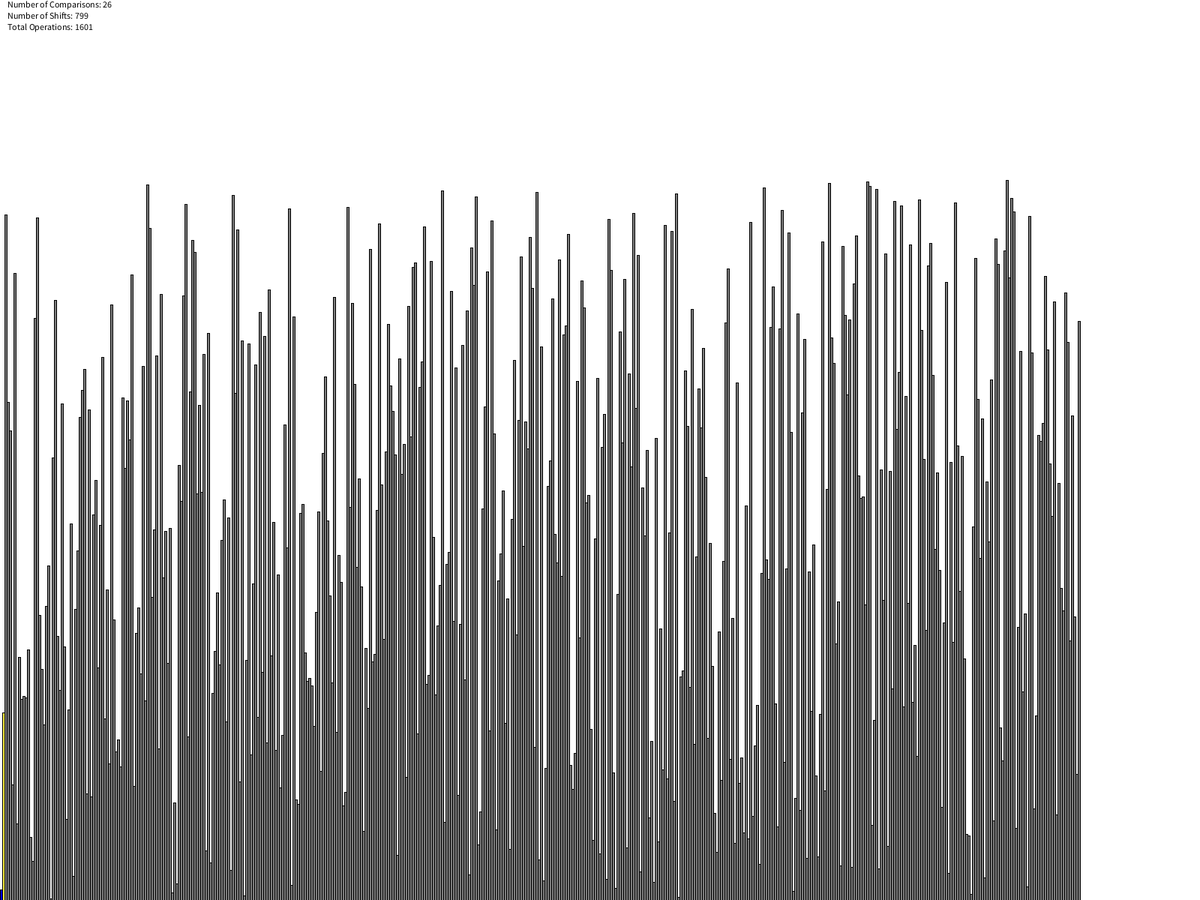
Frame 1 (no input)
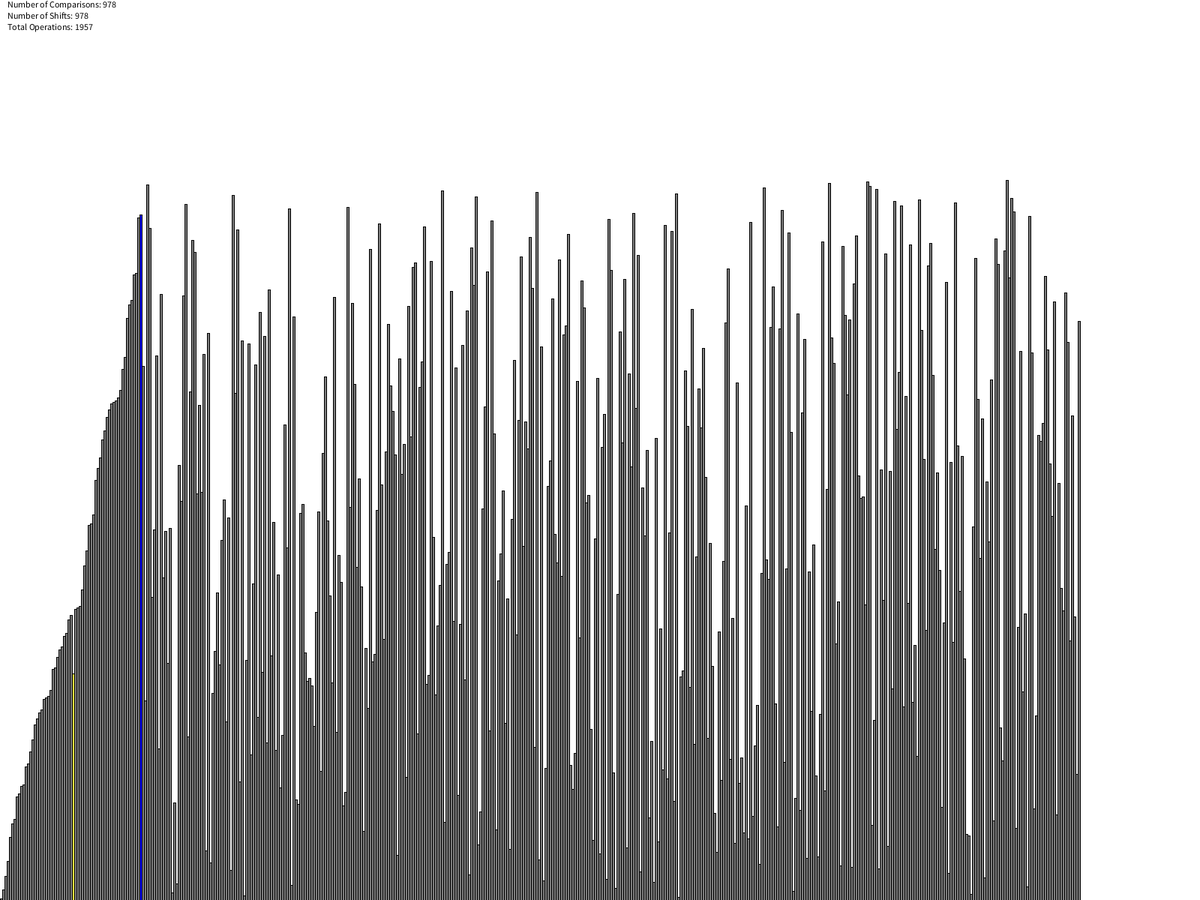
Frame 2 (the mouse pressed at the canvas centre, redrawn once)

The Processing sketch that drew these frames (run headless with seeded random() and noise(); the mouse was pressed at the canvas centre and the sketch redrawn once):

// Processing sketch: InsertionSort
// ── InsertionSort.pde
int N = 480;
int delay = 1;
int i, j, w, h, value, shifts, comps;
int[] arr;
boolean done;

void setup() {
  // set up
  fullScreen();
  //size(600, 300);
  background(255);
  noLoop();
  // define variables
  w = width / N;
  h = (height - 10) / N;
  arr = new int[N];
  shifts = 0;
  comps = 0;
  done = false;
  // fill array
  for (int i = 0; i < N; i++) {
    arr[i] = i;
  }
  //shuffle values
  for (int i = 0; i < N; i++) {
    swap(i, int(random(N)));
  }
  thread("insertionSort");
}

void draw() {
  background(255);
  for (int k = 0; k < N; k++) {
    fill(setColor(k));
    rect(k*w, height, w, -(arr[k] * h + h));
  }
  fill(0);
  text("Number of Comparisons: " + comps, 10, 10);
  text("Number of Shifts: " + shifts, 10, 25);
  text("Total Operations: " + (shifts + comps), 10, 40);
}

void swap(int i, int swap) {
  int temp = arr[i];
  arr[i] = arr[swap];
  arr[swap] = temp;
}

color setColor(int x) {
  if (done){
    return color(0,255,0);
  } else if (x == i) {
    return color(0, 0, 255);
  } else if ( x == j+1) {
    return color(245, 236, 66);
  } else {
    return color(125);
  }
}

void insertionSort() {
  for (i = 1; i < N; i++) {
    value = arr[i];
    j = i - 1;
    redraw();
    delay(delay);
    comps++;
    while (j >= 0 && arr[j] > value) {
      arr[j+1] = arr[j];
      arr[j] = value;
      j--;
      shifts++;
      comps++;
      redraw();
      delay(delay);
    }
    arr[j+1] = value;
    shifts++;
  }
  done = true;
  delay(10);
  redraw();
}
